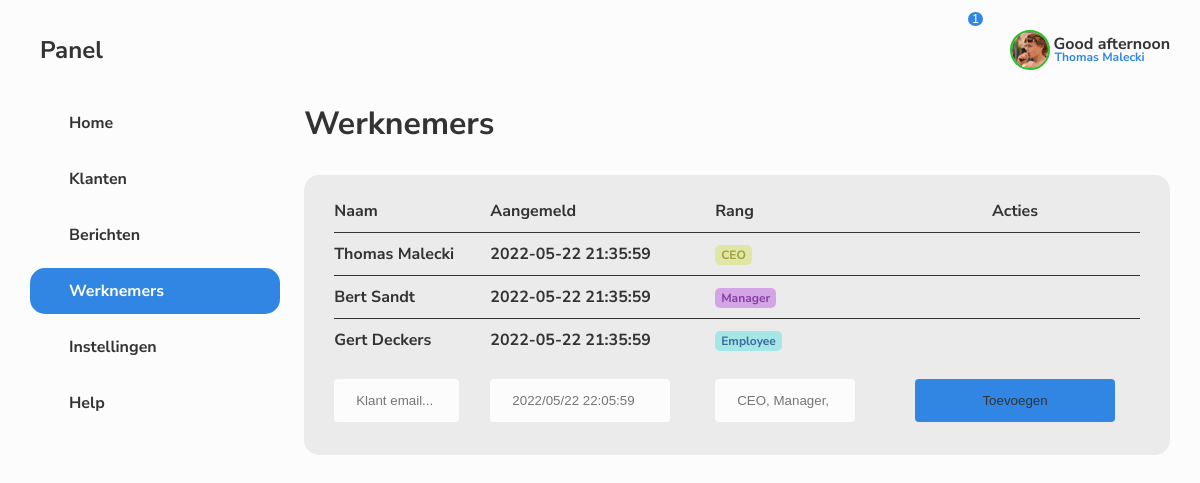
Page /werknemers.php (signed in) on the committed database.
### tables this page shows
CREATE TABLE customer (
	customerID int not null auto_increment,
	companyID int null,
    firstName varchar(25) not null,
    lastName varchar(25) not null,
    country varchar(25) not null,
    streetName varchar(25) not null,
    streetNumber varchar(5) not null,
    email varchar(50) not null,
    password varchar(50) not null,
    constraint PK_customer primary key (customerID)
);

CREATE TABLE company_employees (
	companyID int not null,
	customerID int not null,
    login varchar(30) not null,
    position varchar(30) not null
);

### werknemers.php (the view, shortened to what this page needs)
<!DOCTYPE html>
<html lang="en"  data-theme='light'>
<head>
    <link rel="stylesheet" href="css/nav.css">
    <link rel="stylesheet" href="css/employees.css">
</head>
<body>
<div class="grid-container">
        <?php
        $currentMessages = false;
        $currentHelp = false;
        $currentClients= false;
        $currentHome = false;
        $currentEmployees= true;
        $currentSettings = false;
        require_once "inc/nav.inc.php";
        ?>
        <main>
            <h1>Werknemers</h1>
            <section class="table-row row">
                <table>
                    <tr>
                        <th>Naam</th>
                        <th>Aangemeld</th>
                        <th>Rang</th>
                        <th>Acties</th>
                    </tr>
                    <?php
                    $query=$pdo -> query("SELECT c1.companyID, c1.customerID, login, position, firstName, lastName, country, streetName, streetNumber, email FROM company_employees c1
                    JOIN company c2 on c1.companyID = c2.companyID
                    JOIN customer c3 on c1.customerID = c3.customerID WHERE c1.companyID = $companyID");
                    $employees=$query -> fetchAll(\PDO::FETCH_ASSOC);
                    foreach($employees as $employee):  ?>
                        <tr>
                            <td>
                                <div class="table-name"><p><?php echo $employee['firstName'], " ", $employee['lastName']?></p></div>
                            </td>
                            <td><?php echo $employee['login']?></td>
                            <?php if($employee['position'] == "CEO"){echo "<td><div class='ceo'>CEO</div></td>";}?>
                            <?php if($employee['position'] == "Manager"){echo "<td><div class='manager'>Manager</div></td>";}?>
                            <?php if($employee['position'] == "Employee"){echo "<td><div class='employee'>Employee</div></td>";}?>
                            <td>
                            </td>
                        </tr>
                    <?php endforeach;
                    ?>
                    <tr>
                        <form action="insertwerknemers.php" method="post">
                        <td><input type="text" placeholder="Klant email..." name="email" maxlength="25" required></td>
                        <td><input type="text" placeholder="<?php echo date("Y/m/d H:m:s")?>" disabled></td>
                        <td><input type="text" placeholder="CEO, Manager, Employee..." name="position" maxlength="25" required></td>
                        <td><button class="addbutton" type="submit" name="add">Toevoegen</button></td>
                        </form>
                    </tr>
                </table>
            </section>
        </main>
    </div>
</body>
</html>

### inc/nav.inc.php (shortened to what this page needs)
<?php
require("inc/sql-link.inc.php");
?>
<?php
$email = $_SESSION['Customer'];
$query=$pdo -> query("SELECT * FROM customer where email = '$email'");
$customer=$query -> fetch();
$companyID = $customer['companyID'];
?>
<nav>
    <div class="logo">
        <h1><span class="iconify" data-icon="carbon:logo-stumbleupon"></span><span class="name-company">Panel</span></h1>
    </div>
    <div class="buttons">
        <ul>
            <li>
                <a <?php if($currentHome == true)echo "class='current'"; ?> href="home.php">
                    <span class="name-link">Home</span>
                </a>
            </li>
            <li>
                <a <?php if($currentClients == true)echo "class='current'"?> href="klanten.php">
                    <span class="name-link">Klanten</span>
                </a>
            </li>
            <li>
                <a <?php if($currentMessages == true)echo "class='current'"?> href="berichten.php">
                    <span class="name-link">Berichten</span>
                </a>
            </li>
            <li>
                <a <?php if($currentEmployees == true)echo "class='current'"?> href="werknemers.php">
                    <span class="name-link">Werknemers</span>
                </a>
            </li>
            <li>
                <a <?php if($currentSettings == true)echo "class='current'"?>href="instellingen.php">
                    <span class="name-link">Instellingen</span>
                </a>
            </li>
            <li>
                <a <?php if($currentHelp == true)echo "class='current'"?>href="help.php">
                    <span class="name-link">Help</span>
                </a>
            </li>
        </ul>
    </div>
</nav>
<header>
    <button type="button" class="color-switcher" onclick="themeToggle()"><span class="iconify" data-icon="codicon:color-mode" data-width="24" data-height="24"></span></button>
    <button class="notifications" onclick="myFunction()"><span class="iconify" data-icon="bx:bxs-bell" data-width="24" data-height="24"></span><span class="notification-count">1</span></button>
    <div class="user">
        <a class="userdropbtn"><img src="img/user-placeholder.png" height="40" width="40" alt=""><p>Good afternoon<br><span><?php echo $customer['firstName'], " ",$customer['lastName'];?></span></p></a>
    </div>
</header>

### css/nav.css (style rules this page uses)
* { box-sizing: border-box; margin:0; padding:0; }
html { font-family: "Nunito Sans", Verdana, sans-serif; --bg: #FCFCFC; --bg-panel: #EBEBEB; --color-headings:#3086e2; --color-text: #333333; }
body { background: var(--bg); user-select: none; -webkit-user-select: none; -khtml-user-select: none; -moz-user-select: none; -ms-user-select: none; color:var(--color-text); overflow-x: hidden; }
a { text-decoration: none; color:var(--color-text); }
.grid-container { min-height:100vh; display:grid; grid-template-columns:55px; grid-template-rows: auto 1fr; grid-row-gap:2px; grid-column-gap:2px; width: 95%; margin:auto; }
.row { animation: load-scale 1s; }
header { grid-column-start: 2; grid-column-end: -1; display: flex; justify-content: flex-end; height: 100px; align-items: center; gap:30px; }
.color-switcher, .notifications { height: 24px; width: 24px; border:none; background-color: transparent; }
.notifications .notification-count { position: relative; color:white; left:8px; top:-32px; padding: 0px 4px; font-size: 12px; background-color: var(--color-headings); border-radius: 50%; }
.user a { display: flex; align-items: center; gap: 4px; font-weight: 700; color:var(--color-text); transition: all .1s ease-in-out; }
.user a p { display: none; width: 0; }
.user a p { line-height: 12px; }
.user a p span { line-height: 12px; font-size: 12px; margin-left: 1px; color: var(--color-headings); }
.user a img { object-fit: cover; border-radius: 50%; border:2px rgb(38, 194, 38) solid; }
.userdropbtn { cursor: pointer; }
.user { position: relative; display: inline-block; }
.name-link { display:none; }
.name-company { display:none; }
nav { grid-row-start: 1; grid-row-end: -1; display: flex; flex-direction: column; align-items: center; }
nav .logo h1 { height: 100px; display: flex; align-items: center; gap: 10px; }
nav .buttons ul { display:flex; flex-direction: column; gap: 10px; }
nav ul li { list-style-type: none; }
nav .buttons a { display: flex; align-items: center; justify-content: center; color: var(--color-text); font-weight: 700; border-radius: 15px; padding:10px; gap: 14px; animation: nav-smooth-small 1s; }
nav .current, nav .current svg { background-color: var(--color-headings); color:white !important; }
@media only screen and (min-width:850px) { .grid-container { grid-template-columns:250px; } }
@media only screen and (min-width:850px) { .user a p { display: block; width: auto; } }
@media only screen and (min-width:850px) { .name-link { display:block; } }
@media only screen and (min-width:850px) { .name-company { display:block; } }
@media only screen and (min-width:850px) { nav { grid-row-start: 1; grid-row-end: -1; align-items: stretch; } }
@media only screen and (min-width:850px) { nav .buttons a { justify-content: flex-start; gap: 14px; padding:12px 25px; width:100%; animation: nav-smooth-big 1s; } }

### rows in the picture
customer: firstName "Thomas", lastName "Malecki"
company_employees: customer.firstName "Thomas", customer.lastName "Malecki", login "2022-05-22 21:35:59", position "CEO"
company_employees: customer.firstName "Bert", customer.lastName "Sandt", login "2022-05-22 21:35:59", position "Manager"
company_employees: customer.firstName "Gert", customer.lastName "Deckers", login "2022-05-22 21:35:59", position "Employee"
